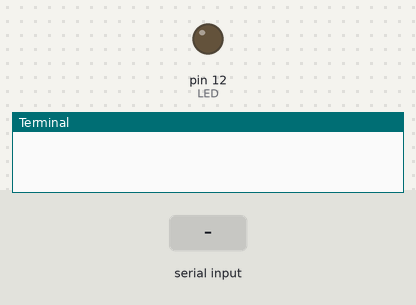
This program was run on a simulated Raspberry Pi (header pin numbers). On the bench: output pins drawn as LEDs (lit = HIGH), the last lines printed to the terminal. The test bench sets the inputs (shaded band).

Above: at 1.2 s.
1.3 s: "5" typed at the terminal, then Enter
At 2.5 s:
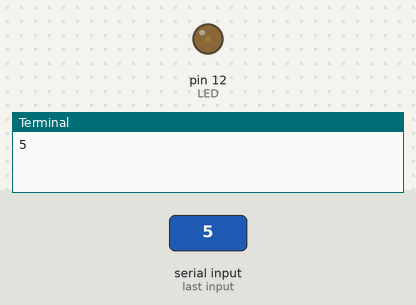
2.8 s: "90" typed at the terminal, then Enter
At 3.6 s:
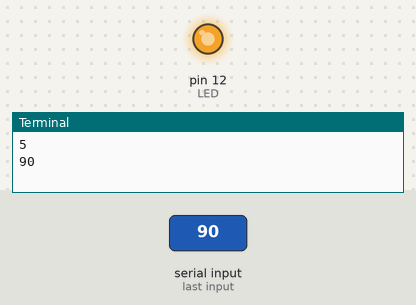
Timing chart, 0 to 5.8 s (numbered marks = the images above; inputs shaded):
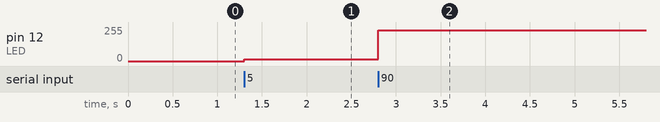

Measured:
- after the input at 1.3 s, pin 12 (LED): 0/255 → 13/255 at once
- after the input at 2.8 s, pin 12 (LED): 13/255 → 230/255 at once

The program:

LED_PWM.py
```python
import RPi.GPIO as GPIO
import time

GPIO.setwarnings(False)
GPIO.setmode(GPIO.BOARD)
LED = 12


def main():
    GPIO.setup(LED, GPIO.OUT)

    PWM_LED= GPIO.PWM(LED, 50)
    PWM_LED.start(0)

    while 1:
        Duty= input()
        duty= int(Duty)
        PWM_LED.ChangeDutyCycle(duty)

if __name__ == '__main__':
    main()
```
